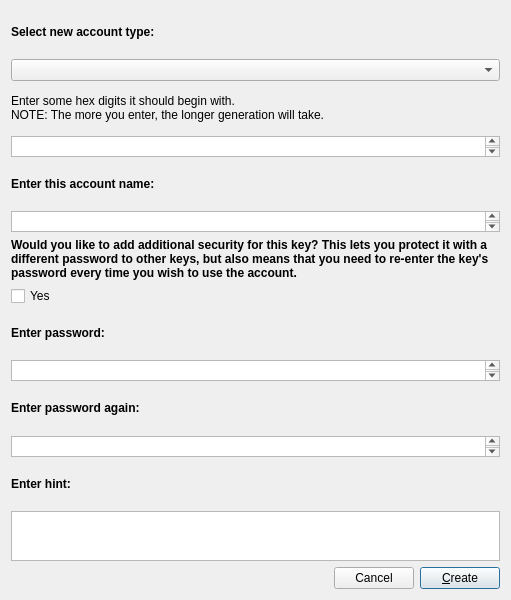
<?xml version="1.0" encoding="UTF-8"?>
<ui version="4.0">
 <class>NewAccount</class>
 <widget class="QDialog" name="NewAccount">
  <property name="geometry">
   <rect>
    <x>0</x>
    <y>0</y>
    <width>511</width>
    <height>600</height>
   </rect>
  </property>
  <property name="windowTitle">
   <string>Dialog</string>
  </property>
  <property name="styleSheet">
   <string notr="true"/>
  </property>
  <layout class="QVBoxLayout" name="verticalLayout">
   <item>
    <widget class="QLabel" name="typeLabel">
     <property name="maximumSize">
      <size>
       <width>16777215</width>
       <height>50</height>
      </size>
     </property>
     <property name="text">
      <string>&lt;html&gt;&lt;head/&gt;&lt;body&gt;&lt;p&gt;&lt;span style=&quot; font-weight:600;&quot;&gt;Select new account type:&lt;/span&gt;&lt;/p&gt;&lt;/body&gt;&lt;/html&gt;</string>
     </property>
     <property name="wordWrap">
      <bool>true</bool>
     </property>
    </widget>
   </item>
   <item>
    <widget class="QComboBox" name="typeComboBox">
     <property name="maximumSize">
      <size>
       <width>16777215</width>
       <height>16777215</height>
      </size>
     </property>
    </widget>
   </item>
   <item>
    <widget class="QLabel" name="hexLabel">
     <property name="maximumSize">
      <size>
       <width>16777215</width>
       <height>50</height>
      </size>
     </property>
     <property name="text">
      <string>&lt;html&gt;&lt;head/&gt;&lt;body&gt;&lt;p&gt;Enter some hex digits it should begin with.&lt;br/&gt;NOTE: The more you enter, the longer generation will take.&lt;/p&gt;&lt;/body&gt;&lt;/html&gt;</string>
     </property>
    </widget>
   </item>
   <item>
    <widget class="QTextEdit" name="hexText">
     <property name="maximumSize">
      <size>
       <width>16777215</width>
       <height>21</height>
      </size>
     </property>
    </widget>
   </item>
   <item>
    <widget class="QLabel" name="nameLabel">
     <property name="maximumSize">
      <size>
       <width>16777215</width>
       <height>50</height>
      </size>
     </property>
     <property name="text">
      <string>&lt;html&gt;&lt;head/&gt;&lt;body&gt;&lt;p&gt;&lt;span style=&quot; font-weight:600;&quot;&gt;Enter this account name:&lt;/span&gt;&lt;/p&gt;&lt;/body&gt;&lt;/html&gt;</string>
     </property>
    </widget>
   </item>
   <item>
    <widget class="QTextEdit" name="nameText">
     <property name="maximumSize">
      <size>
       <width>16777215</width>
       <height>21</height>
      </size>
     </property>
    </widget>
   </item>
   <item>
    <widget class="QLabel" name="additionalLabel">
     <property name="maximumSize">
      <size>
       <width>16777215</width>
       <height>100</height>
      </size>
     </property>
     <property name="text">
      <string>&lt;html&gt;&lt;head/&gt;&lt;body&gt;&lt;p&gt;&lt;span style=&quot; font-weight:600;&quot;&gt;Would you like to add additional security for this key? This lets you protect it with a different password to other keys, but also means that you need to re-enter the key's password every time you wish to use the account.&lt;/span&gt;&lt;/p&gt;&lt;/body&gt;&lt;/html&gt;</string>
     </property>
     <property name="wordWrap">
      <bool>true</bool>
     </property>
    </widget>
   </item>
   <item>
    <widget class="QCheckBox" name="additionalCheckBox">
     <property name="text">
      <string>Yes</string>
     </property>
     <property name="checked">
      <bool>false</bool>
     </property>
    </widget>
   </item>
   <item>
    <widget class="QLabel" name="passwordLabel">
     <property name="maximumSize">
      <size>
       <width>16777215</width>
       <height>50</height>
      </size>
     </property>
     <property name="text">
      <string>&lt;html&gt;&lt;head/&gt;&lt;body&gt;&lt;p&gt;&lt;span style=&quot; font-weight:600;&quot;&gt;Enter password:&lt;/span&gt;&lt;/p&gt;&lt;/body&gt;&lt;/html&gt;</string>
     </property>
    </widget>
   </item>
   <item>
    <widget class="QTextEdit" name="passwordText">
     <property name="maximumSize">
      <size>
       <width>16777215</width>
       <height>21</height>
      </size>
     </property>
    </widget>
   </item>
   <item>
    <widget class="QLabel" name="passwordAgainLabel">
     <property name="maximumSize">
      <size>
       <width>16777215</width>
       <height>50</height>
      </size>
     </property>
     <property name="text">
      <string>&lt;html&gt;&lt;head/&gt;&lt;body&gt;&lt;p&gt;&lt;span style=&quot; font-weight:600;&quot;&gt;Enter password again:&lt;/span&gt;&lt;/p&gt;&lt;/body&gt;&lt;/html&gt;</string>
     </property>
    </widget>
   </item>
   <item>
    <widget class="QTextEdit" name="passwordAgainText">
     <property name="maximumSize">
      <size>
       <width>16777215</width>
       <height>21</height>
      </size>
     </property>
    </widget>
   </item>
   <item>
    <widget class="QLabel" name="hintLabel">
     <property name="text">
      <string>&lt;html&gt;&lt;head/&gt;&lt;body&gt;&lt;p&gt;&lt;span style=&quot; font-weight:600;&quot;&gt;Enter hint:&lt;/span&gt;&lt;/p&gt;&lt;/body&gt;&lt;/html&gt;</string>
     </property>
    </widget>
   </item>
   <item>
    <widget class="QTextEdit" name="hintText">
     <property name="maximumSize">
      <size>
       <width>16777215</width>
       <height>50</height>
      </size>
     </property>
    </widget>
   </item>
   <item>
    <layout class="QHBoxLayout" name="horizontalLayout">
     <item>
      <spacer name="horizontalSpacer">
       <property name="orientation">
        <enum>Qt::Horizontal</enum>
       </property>
       <property name="sizeHint" stdset="0">
        <size>
         <width>40</width>
         <height>20</height>
        </size>
       </property>
      </spacer>
     </item>
     <item>
      <widget class="QPushButton" name="cancel">
       <property name="maximumSize">
        <size>
         <width>83</width>
         <height>16777215</height>
        </size>
       </property>
       <property name="layoutDirection">
        <enum>Qt::LeftToRight</enum>
       </property>
       <property name="text">
        <string>Cancel</string>
       </property>
      </widget>
     </item>
     <item>
      <widget class="QPushButton" name="create">
       <property name="sizePolicy">
        <sizepolicy hsizetype="Minimum" vsizetype="Fixed">
         <horstretch>0</horstretch>
         <verstretch>0</verstretch>
        </sizepolicy>
       </property>
       <property name="maximumSize">
        <size>
         <width>83</width>
         <height>16777215</height>
        </size>
       </property>
       <property name="layoutDirection">
        <enum>Qt::LeftToRight</enum>
       </property>
       <property name="text">
        <string>&amp;Create</string>
       </property>
       <property name="default">
        <bool>true</bool>
       </property>
      </widget>
     </item>
    </layout>
   </item>
  </layout>
 </widget>
 <resources/>
 <connections>
  <connection>
   <sender>cancel</sender>
   <signal>clicked()</signal>
   <receiver>NewAccount</receiver>
   <slot>reject()</slot>
   <hints>
    <hint type="sourcelabel">
     <x>381</x>
     <y>483</y>
    </hint>
    <hint type="destinationlabel">
     <x>351</x>
     <y>506</y>
    </hint>
   </hints>
  </connection>
 </connections>
</ui>
